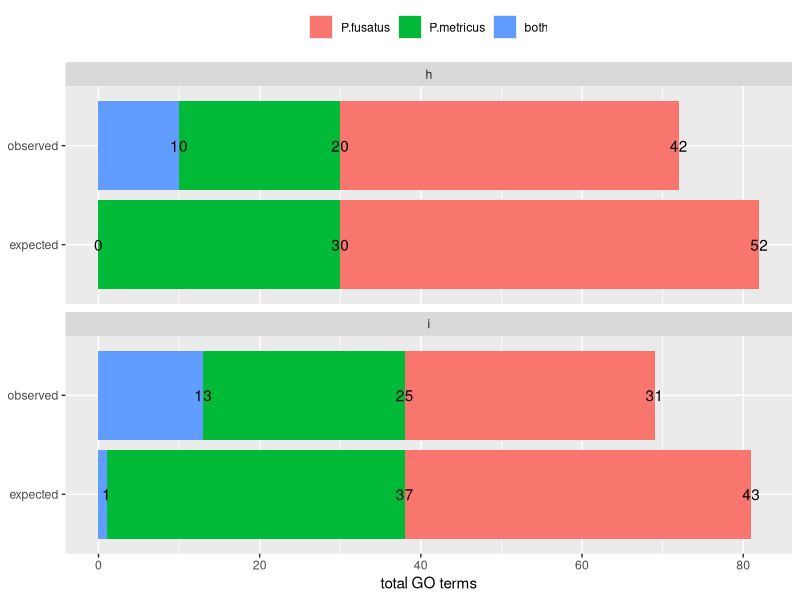
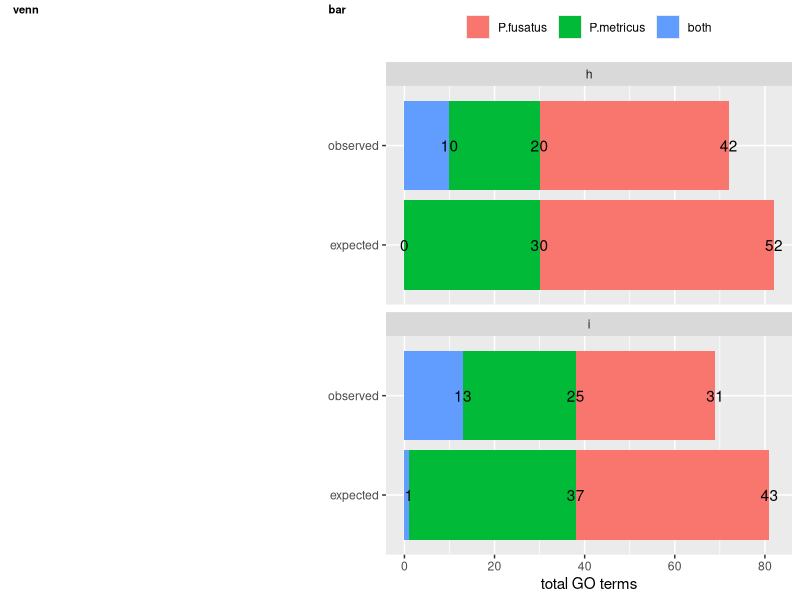

Write the R code that produced these figures, in order.
## ---- chunk 1
library(ggplot2)
library(cowplot)

knitr::opts_chunk$set(fig.path = './', echo = F, message = F)
## ---- chunk 2
GOvenn <- read.csv(file = "./GOvenn.csv")
#head(GOvenn)

GOvenn$species <- factor(GOvenn$species, levels = c("P.fusatus", "P.metricus",  "both"))

p <- ggplot(data=GOvenn, aes(x=pattern, y = count,  fill = species)) + 
  geom_bar(stat="identity")  + 
  coord_flip() +
  facet_wrap(~GO, nrow = 2) +
  geom_text(position = "stack", aes(x=pattern, y = count,  label = count, hjust = 0.5)) +
  theme(legend.position = "top",
        legend.title = element_blank()) +
  labs(x = NULL, y = "total GO terms")
p

## ---- chunk 3
p2 <- ggdraw() + draw_image("GOvenn-original.png", scale = 0.9)
plot_grid(p2, p, rel_widths = c(0.4,0.6),
          labels = c("venn", "bar"), label_size = 8)
